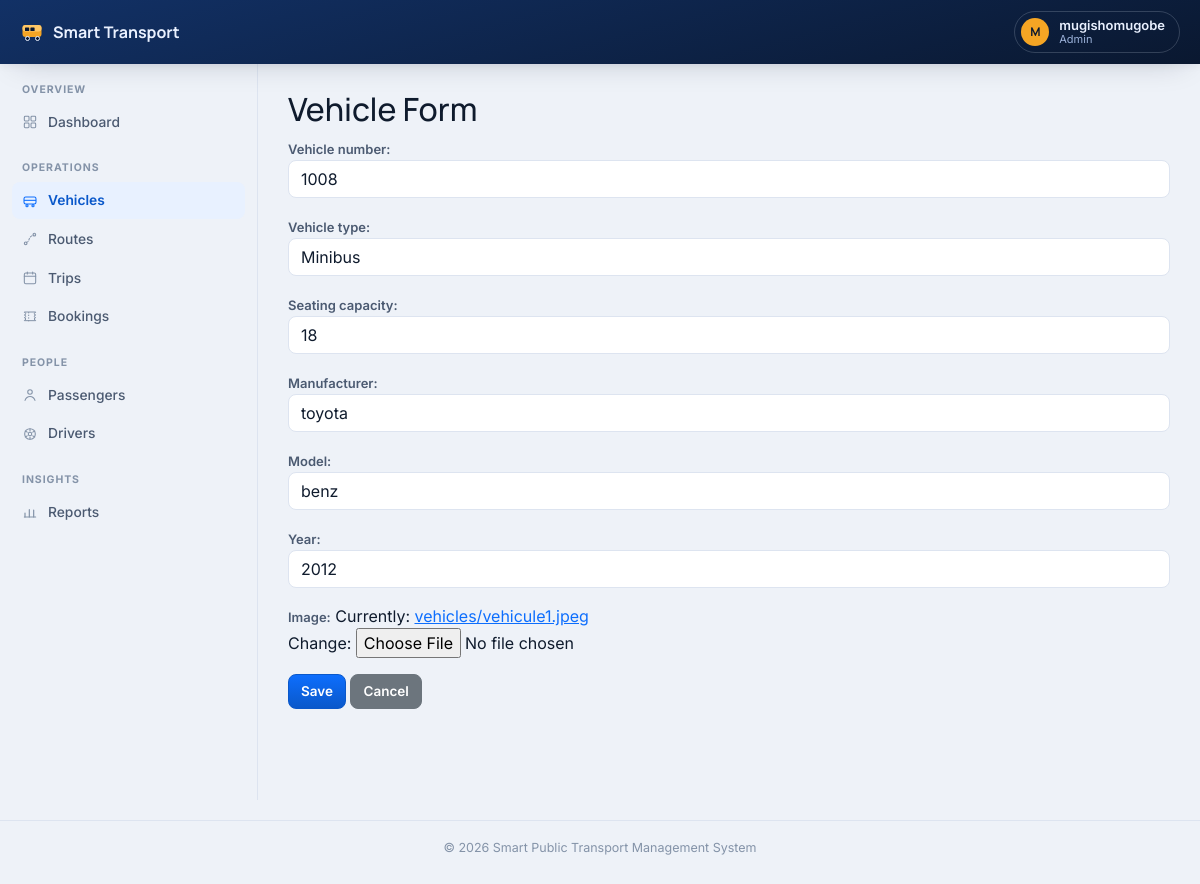
The app's page /vehicles/1/edit/ (signed in) with its own data.
### accounts/models.py (models this page shows, shortened)
class Profile(models.Model):
    ROLE_CHOICES = [
        ('ADMIN', 'Administrator'),
        ('STAFF', 'Staff'),
        ('PASSENGER', 'Passenger'),
    ]
    user = models.OneToOneField(
        User,
        on_delete=models.CASCADE
    )
    phone = models.CharField(
        max_length=20,
        blank=True
    )
    address = models.TextField(
        blank=True
    )
    profile_picture = models.ImageField(
        upload_to='profiles/',
        blank=True,
        null=True
    )
    role = models.CharField(
        max_length=20,
        choices=ROLE_CHOICES,
        default='PASSENGER'
    )
    created_at = models.DateTimeField(
        auto_now_add=True
    )

### vehicles/models.py (models this page shows, shortened)
class Vehicle(models.Model):
    BUS = "Bus"
    TAXI = "Taxi"
    MINIBUS = "Minibus"
    VEHICLE_TYPES = [
        (BUS, "Bus"),
        (TAXI, "Taxi"),
        (MINIBUS, "Minibus"),
    ]
    vehicle_number = models.CharField(max_length=100, unique=True)
    vehicle_type = models.CharField(
        max_length=50,
        choices=VEHICLE_TYPES
    )
    seating_capacity = models.PositiveIntegerField()
    model = models.CharField(max_length=100)
    manufacturer = models.CharField(max_length=100)
    year = models.PositiveIntegerField()
    image = models.ImageField(upload_to='vehicles/')
    created_at = models.DateTimeField(auto_now_add=True)
    class Meta:
        ordering = ['vehicle_number']

### vehicles/views.py (the view)
@role_required("STAFF", "ADMIN")
def vehicle_update(request, pk):
    vehicle = get_object_or_404(
        Vehicle,
        pk=pk
    )
    if request.method == "POST":
        form = VehicleForm(
            request.POST,
            request.FILES,
            instance=vehicle
        )
        if form.is_valid():
            form.save()
            messages.success(request, "Vehicle updated successfully.")
            return redirect("vehicles:list")
    else:
        form = VehicleForm(
            instance=vehicle
        )
    return render(
        request,
        "vehicles/vehicle_form.html",
        {"form": form}
    )

### vehicles/forms.py
class VehicleForm(forms.ModelForm):
    class Meta:
        model = Vehicle
        fields = [
            "vehicle_number",
            "vehicle_type",
            "seating_capacity",
            "manufacturer",
            "model",
            "year",
            "image",
        ]
        widgets = {
            "vehicle_number": forms.TextInput(attrs={"class": "form-control"}),
            "vehicle_type": forms.Select(attrs={"class": "form-select"}),
            "seating_capacity": forms.NumberInput(attrs={"class": "form-control"}),
            "manufacturer": forms.TextInput(attrs={"class": "form-control"}),
            "model": forms.TextInput(attrs={"class": "form-control"}),
            "year": forms.NumberInput(attrs={"class": "form-control"}),
        }

### templates/vehicles/vehicle_form.html (shortened to what this page needs)
{% extends "base.html" %}
{% block content %}
<h2>Vehicle Form</h2>
<form method="post" enctype="multipart/form-data">
    {{ form.as_p }}
    <button class="btn btn-primary">
        Save
    </button>
    <a href="{% url 'vehicles:list' %}"
       class="btn btn-secondary">
        Cancel
    </a>
</form>
{% endblock %}

### templates/includes/navbar.html (shortened to what this page needs)
<header class="app-topbar">
    <a class="app-brand" href="/">
        Smart Transport
    </a>
    {% if user.is_authenticated %}
    <div class="dropdown">
        <button class="topbar-user" type="button" data-bs-toggle="dropdown" aria-expanded="false">
            <span class="avatar">{{ user.username|slice:":1"|upper }}</span>
            <span class="who">
                <span class="name d-block">{{ user.get_full_name|default:user.username }}</span>
                <span class="role d-block">{{ user.profile.role|default:"—"|lower }}</span>
            </span>
        </button>
    </div>
    {% endif %}
</header>

### static/css/app.css (style rules this page uses)
:root { --canvas: #eef2f8; --surface: #ffffff; --surface-2: #f6f8fc; --line: #dde4f0; --ink: #0f1b2d; --ink-soft: #4b5a71; --ink-faint: #8493a8; --navy-900: #0a1830; --navy-700: #123166; --navy-500: #1c4694; --on-navy: #eaf1ff; --on-navy-soft: #9cb2da; --accent: #0d6efd; --accent-strong: #0a58ca; --accent-tint: #e8f1ff; --amber: #f5a524; --amber-tint: #fdf1de; --good: #1a7f5a; --good-tint: #e7f5ee; --danger: #c0392b; --danger-tint: #fdecea; --focus-ring: rgba(13, 110, 253, 0.28); --shadow-sm: 0 1px 2px rgba(10, 24, 48, 0.06); --shadow: 0 12px 32px -16px rgba(10, 24, 48, 0.22), 0 2px 8px rgba(10, 24, 48, 0.05); --font-display: "Manrope", ui-sans-serif, system-ui, sans-serif; --font-body: "Inter", ui-sans-serif, system-ui, sans-serif; --topbar-h: 64px; --sidebar-w: 258px; }
* { box-sizing: border-box; }
html, body { background: var(--canvas); color: var(--ink); }
body { font-family: var(--font-body); min-height: 100vh; }
h1, h2, h3, h4, h5, h6 { font-family: var(--font-display); color: var(--ink); }
a { color: var(--accent); }
.app-topbar { position: sticky; top: 0; z-index: 30; height: var(--topbar-h); display: flex; align-items: center; gap: 14px; padding: 0 20px; background: linear-gradient(165deg, var(--navy-700) 0%, var(--navy-900) 100%); color: var(--on-navy); box-shadow: var(--shadow); }
.app-brand { display: flex; align-items: center; gap: 9px; font-family: var(--font-display); font-weight: 700; font-size: 16px; color: var(--on-navy); text-decoration: none; white-space: nowrap; }
.app-brand svg { flex: none; }
.topbar-user { display: flex; align-items: center; gap: 10px; background: none; border: 1px solid rgba(234, 241, 255, 0.18); border-radius: 999px; padding: 5px 14px 5px 6px; color: var(--on-navy); cursor: pointer; }
.topbar-user .avatar { width: 28px; height: 28px; border-radius: 50%; background: var(--amber); color: var(--navy-900); display: flex; align-items: center; justify-content: center; font-family: var(--font-display); font-weight: 700; font-size: 12px; flex: none; }
.topbar-user .who { text-align: left; line-height: 1.25; }
.topbar-user .who .name { font-size: 13px; font-weight: 600; }
.topbar-user .who .role { font-size: 11px; color: var(--on-navy-soft); text-transform: capitalize; }
.btn { border-radius: 8px; font-weight: 600; font-size: 13.5px; }
.btn-primary { background: linear-gradient(180deg, var(--accent) 0%, var(--accent-strong) 100%); border-color: var(--accent-strong); }
.form-control, .form-select { background: var(--surface); border: 1px solid var(--line); color: var(--ink); border-radius: 8px; }
.form-control::placeholder { color: var(--ink-faint); }
label { font-size: 13px; font-weight: 600; color: var(--ink-soft); }

### records on screen
Vehicle: vehicle_number "1008", vehicle_type "Minibus", seating_capacity "18", manufacturer "toyota", model "benz", year "2012"

### other values on screen
{{ user.username|slice:":1"|upper }} "M"
{{ user.get_full_name|default:user.username }} "mugishomugobe"
{{ user.profile.role|default:"—"|lower }} "Admin"
